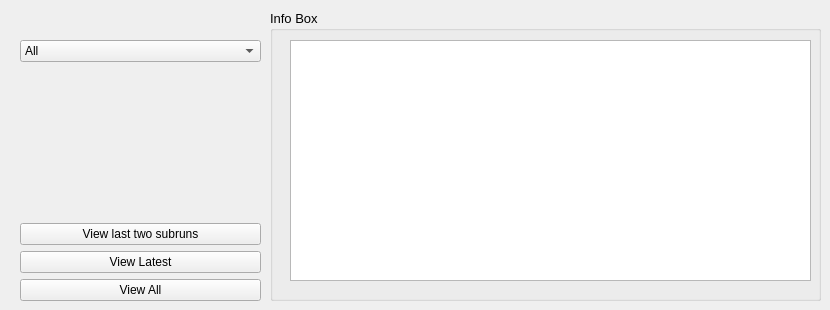
    <widget class="QWidget" name="viewTab">
     <attribute name="title">
      <string>Listmode View</string>
     </attribute>
     <widget class="QGroupBox" name="infoGroup">
      <property name="geometry">
       <rect>
        <x>270</x>
        <y>10</y>
        <width>551</width>
        <height>291</height>
       </rect>
      </property>
      <property name="font">
       <font>
        <pointsize>10</pointsize>
       </font>
      </property>
      <property name="title">
       <string>Info Box</string>
      </property>
      <widget class="QPlainTextEdit" name="infoBox">
       <property name="geometry">
        <rect>
         <x>20</x>
         <y>30</y>
         <width>521</width>
         <height>241</height>
        </rect>
       </property>
       <property name="font">
        <font>
         <pointsize>9</pointsize>
        </font>
       </property>
      </widget>
     </widget>
     <widget class="QWidget" name="layoutWidget">
      <property name="geometry">
       <rect>
        <x>20</x>
        <y>40</y>
        <width>241</width>
        <height>261</height>
       </rect>
      </property>
      <layout class="QVBoxLayout" name="viewLayout">
       <item>
        <widget class="QComboBox" name="detCombo">
         <item>
          <property name="text">
           <string>All</string>
          </property>
         </item>
        </widget>
       </item>
       <item>
        <spacer name="verticalSpacer">
         <property name="orientation">
          <enum>Qt::Vertical</enum>
         </property>
         <property name="sizeHint" stdset="0">
          <size>
           <width>20</width>
           <height>40</height>
          </size>
         </property>
        </spacer>
       </item>
       <item>
        <widget class="QPushButton" name="subrunsButton">
         <property name="text">
          <string>View last two subruns</string>
         </property>
        </widget>
       </item>
       <item>
        <widget class="QPushButton" name="latestButton">
         <property name="text">
          <string>View Latest</string>
         </property>
        </widget>
       </item>
       <item>
        <widget class="QPushButton" name="allButton">
         <property name="text">
          <string>View All</string>
         </property>
        </widget>
       </item>
      </layout>
     </widget>
    </widget>
